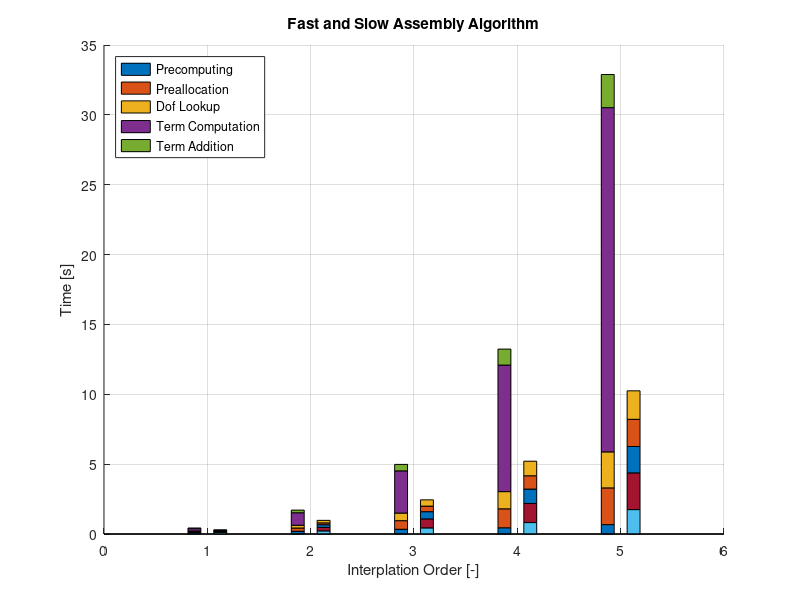
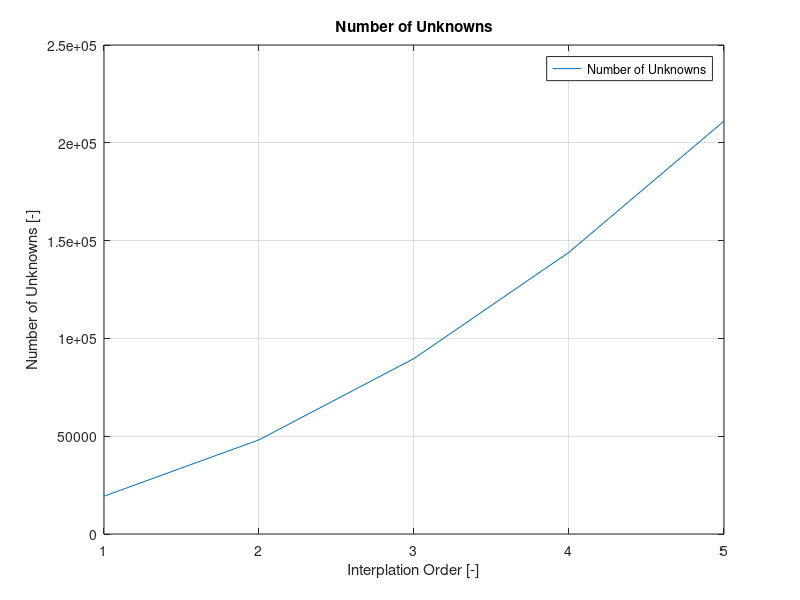

These figures' MATLAB source, in order:
%% Clear
close all;
clear all;

%% Get Data
data = dlmread("timing_2d.csv", ";");

% Order
order    = data(1, 3:end);
unknowns = data(2, 3:end);

% Slow
sPrecmpt = data(3, 3:end);
sAlloc   = data(4, 3:end);
sDof     = data(5, 3:end);
sTerm    = data(6, 3:end);
sAdd     = data(7, 3:end);
slow     = [sPrecmpt' sAlloc' sDof' sTerm' sAdd'];

% Fast
fPrecmpt = data(8,  3:end);
fAlloc   = data(9,  3:end);
fDof     = data(10, 3:end);
fTerm    = data(11, 3:end);
fAdd     = data(12, 3:end);
fast     = [fPrecmpt' fAlloc' fDof' fTerm' fAdd'];

%% Time
figure;
hold on;
bar(order - 0.125, slow, 0.125, 'stacked');
bar(order + 0.125, fast, 0.125, 'stacked');
hold off;

title("Fast and Slow Assembly Algorithm");
xlabel("Interplation Order [-]");
ylabel("Time [s]");

legend([{"Precomputing"},
        {"Preallocation"},
        {"Dof Lookup"},
        {"Term Computation"},
        {"Term Addition"}], 'location', 'northwest');
grid;

%print 'time.svg'

%% Unknowns
figure;
plot(order, unknowns);
title("Number of Unknowns");
xlabel("Interplation Order [-]");
ylabel("Number of Unknowns [-]");

legend([{"Number of Unknowns"}]);
grid;
